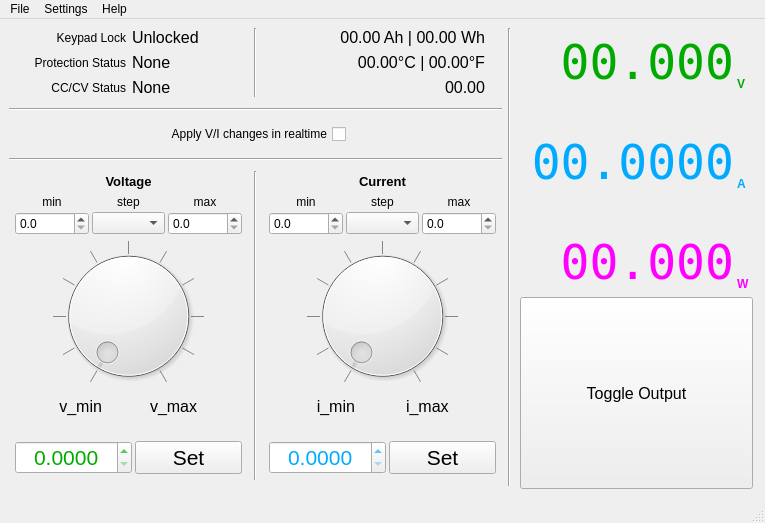
<?xml version="1.0" encoding="UTF-8"?>
<ui version="4.0">
 <class>MainWindow</class>
 <widget class="QMainWindow" name="MainWindow">
  <property name="geometry">
   <rect>
    <x>0</x>
    <y>0</y>
    <width>765</width>
    <height>523</height>
   </rect>
  </property>
  <property name="windowTitle">
   <string>RidenGUI</string>
  </property>
  <property name="windowIcon">
   <iconset theme="riden">
    <normaloff>../../../../../../opt/Batt-tools/RidenGUI/ridengui</normaloff>../../../../../../opt/Batt-tools/RidenGUI/ridengui</iconset>
  </property>
  <widget class="QWidget" name="centralwidget">
   <layout class="QGridLayout" name="gridLayout_3">
    <item row="0" column="1">
     <widget class="Line" name="line_3">
      <property name="orientation">
       <enum>Qt::Vertical</enum>
      </property>
     </widget>
    </item>
    <item row="3" column="0" colspan="3">
     <widget class="Line" name="line_6">
      <property name="minimumSize">
       <size>
        <width>0</width>
        <height>12</height>
       </size>
      </property>
      <property name="orientation">
       <enum>Qt::Horizontal</enum>
      </property>
     </widget>
    </item>
    <item row="1" column="0" colspan="3">
     <widget class="Line" name="line">
      <property name="minimumSize">
       <size>
        <width>0</width>
        <height>12</height>
       </size>
      </property>
      <property name="orientation">
       <enum>Qt::Horizontal</enum>
      </property>
     </widget>
    </item>
    <item row="4" column="1">
     <widget class="Line" name="line_5">
      <property name="orientation">
       <enum>Qt::Vertical</enum>
      </property>
     </widget>
    </item>
    <item row="0" column="4" rowspan="7">
     <layout class="QVBoxLayout" name="verticalLayout_3">
      <property name="spacing">
       <number>3</number>
      </property>
      <property name="leftMargin">
       <number>3</number>
      </property>
      <property name="topMargin">
       <number>3</number>
      </property>
      <property name="rightMargin">
       <number>3</number>
      </property>
      <property name="bottomMargin">
       <number>3</number>
      </property>
      <item>
       <layout class="QGridLayout" name="Main_Display">
        <property name="leftMargin">
         <number>3</number>
        </property>
        <property name="topMargin">
         <number>3</number>
        </property>
        <property name="rightMargin">
         <number>3</number>
        </property>
        <property name="bottomMargin">
         <number>3</number>
        </property>
        <property name="spacing">
         <number>3</number>
        </property>
        <item row="2" column="0">
         <widget class="QLabel" name="OutputC">
          <property name="font">
           <font>
            <family>DejaVu Sans Mono</family>
            <pointsize>36</pointsize>
           </font>
          </property>
          <property name="styleSheet">
           <string notr="true">color: rgb(0, 170, 255);</string>
          </property>
          <property name="text">
           <string>00.0000</string>
          </property>
          <property name="scaledContents">
           <bool>false</bool>
          </property>
          <property name="alignment">
           <set>Qt::AlignBottom|Qt::AlignRight|Qt::AlignTrailing</set>
          </property>
         </widget>
        </item>
        <item row="0" column="0">
         <widget class="QLabel" name="OutputV">
          <property name="sizePolicy">
           <sizepolicy hsizetype="Preferred" vsizetype="Preferred">
            <horstretch>1</horstretch>
            <verstretch>1</verstretch>
           </sizepolicy>
          </property>
          <property name="font">
           <font>
            <family>DejaVu Sans Mono</family>
            <pointsize>36</pointsize>
           </font>
          </property>
          <property name="autoFillBackground">
           <bool>false</bool>
          </property>
          <property name="styleSheet">
           <string notr="true">color: rgb(0, 170, 0);</string>
          </property>
          <property name="text">
           <string>00.000</string>
          </property>
          <property name="scaledContents">
           <bool>false</bool>
          </property>
          <property name="alignment">
           <set>Qt::AlignBottom|Qt::AlignRight|Qt::AlignTrailing</set>
          </property>
         </widget>
        </item>
        <item row="0" column="1">
         <widget class="QLabel" name="OutputV_Label">
          <property name="font">
           <font>
            <weight>75</weight>
            <bold>true</bold>
           </font>
          </property>
          <property name="styleSheet">
           <string notr="true">color: rgb(0, 170, 0);</string>
          </property>
          <property name="text">
           <string>V</string>
          </property>
          <property name="alignment">
           <set>Qt::AlignBottom|Qt::AlignLeading|Qt::AlignLeft</set>
          </property>
          <property name="margin">
           <number>5</number>
          </property>
         </widget>
        </item>
        <item row="2" column="1">
         <widget class="QLabel" name="OutputC_Label">
          <property name="font">
           <font>
            <weight>75</weight>
            <bold>true</bold>
           </font>
          </property>
          <property name="styleSheet">
           <string notr="true">color: rgb(0, 170, 255);</string>
          </property>
          <property name="text">
           <string>A</string>
          </property>
          <property name="alignment">
           <set>Qt::AlignBottom|Qt::AlignLeading|Qt::AlignLeft</set>
          </property>
          <property name="margin">
           <number>5</number>
          </property>
         </widget>
        </item>
        <item row="3" column="0" colspan="2">
         <spacer name="verticalSpacer_2">
          <property name="orientation">
           <enum>Qt::Vertical</enum>
          </property>
          <property name="sizeHint" stdset="0">
           <size>
            <width>20</width>
            <height>40</height>
           </size>
          </property>
         </spacer>
        </item>
        <item row="1" column="0" colspan="2">
         <spacer name="verticalSpacer">
          <property name="orientation">
           <enum>Qt::Vertical</enum>
          </property>
          <property name="sizeType">
           <enum>QSizePolicy::Expanding</enum>
          </property>
          <property name="sizeHint" stdset="0">
           <size>
            <width>20</width>
            <height>40</height>
           </size>
          </property>
         </spacer>
        </item>
        <item row="4" column="0" rowspan="2">
         <widget class="QLabel" name="OutputP">
          <property name="font">
           <font>
            <family>DejaVu Sans Mono</family>
            <pointsize>36</pointsize>
           </font>
          </property>
          <property name="styleSheet">
           <string notr="true">color: rgb(255, 0, 255);</string>
          </property>
          <property name="text">
           <string>00.000</string>
          </property>
          <property name="scaledContents">
           <bool>false</bool>
          </property>
          <property name="alignment">
           <set>Qt::AlignBottom|Qt::AlignRight|Qt::AlignTrailing</set>
          </property>
         </widget>
        </item>
        <item row="4" column="1" rowspan="2">
         <widget class="QLabel" name="OutputP_Label">
          <property name="font">
           <font>
            <weight>75</weight>
            <bold>true</bold>
           </font>
          </property>
          <property name="styleSheet">
           <string notr="true">color: rgb(255, 0, 255);</string>
          </property>
          <property name="text">
           <string>W</string>
          </property>
          <property name="alignment">
           <set>Qt::AlignBottom|Qt::AlignLeading|Qt::AlignLeft</set>
          </property>
          <property name="margin">
           <number>5</number>
          </property>
          <property name="indent">
           <number>-1</number>
          </property>
         </widget>
        </item>
       </layout>
      </item>
      <item>
       <widget class="QPushButton" name="OutputS_Button">
        <property name="sizePolicy">
         <sizepolicy hsizetype="MinimumExpanding" vsizetype="Expanding">
          <horstretch>0</horstretch>
          <verstretch>0</verstretch>
         </sizepolicy>
        </property>
        <property name="minimumSize">
         <size>
          <width>0</width>
          <height>100</height>
         </size>
        </property>
        <property name="font">
         <font>
          <pointsize>12</pointsize>
         </font>
        </property>
        <property name="text">
         <string>Toggle Output</string>
        </property>
        <property name="checkable">
         <bool>true</bool>
        </property>
       </widget>
      </item>
     </layout>
    </item>
    <item row="2" column="0" colspan="3">
     <layout class="QGridLayout" name="gridLayout_2">
      <property name="leftMargin">
       <number>3</number>
      </property>
      <property name="topMargin">
       <number>3</number>
      </property>
      <property name="rightMargin">
       <number>3</number>
      </property>
      <property name="bottomMargin">
       <number>3</number>
      </property>
      <property name="spacing">
       <number>3</number>
      </property>
      <item row="0" column="1">
       <widget class="QCheckBox" name="Live_Box">
        <property name="enabled">
         <bool>true</bool>
        </property>
        <property name="layoutDirection">
         <enum>Qt::RightToLeft</enum>
        </property>
        <property name="text">
         <string>Apply V/I changes in realtime</string>
        </property>
       </widget>
      </item>
      <item row="0" column="2">
       <spacer name="horizontalSpacer_2">
        <property name="orientation">
         <enum>Qt::Horizontal</enum>
        </property>
        <property name="sizeHint" stdset="0">
         <size>
          <width>40</width>
          <height>20</height>
         </size>
        </property>
       </spacer>
      </item>
      <item row="0" column="0">
       <spacer name="horizontalSpacer">
        <property name="orientation">
         <enum>Qt::Horizontal</enum>
        </property>
        <property name="sizeHint" stdset="0">
         <size>
          <width>40</width>
          <height>20</height>
         </size>
        </property>
       </spacer>
      </item>
     </layout>
    </item>
    <item row="0" column="0">
     <layout class="QGridLayout" name="State_Textual">
      <item row="1" column="1">
       <widget class="QLabel" name="Protection">
        <property name="font">
         <font>
          <pointsize>12</pointsize>
         </font>
        </property>
        <property name="text">
         <string>None</string>
        </property>
        <property name="alignment">
         <set>Qt::AlignLeading|Qt::AlignLeft|Qt::AlignVCenter</set>
        </property>
       </widget>
      </item>
      <item row="0" column="1">
       <widget class="QLabel" name="Keypad">
        <property name="font">
         <font>
          <pointsize>12</pointsize>
         </font>
        </property>
        <property name="text">
         <string extracomment="Keypad automatically locks when serial is connected">Unlocked</string>
        </property>
        <property name="alignment">
         <set>Qt::AlignLeading|Qt::AlignLeft|Qt::AlignVCenter</set>
        </property>
       </widget>
      </item>
      <item row="0" column="0">
       <widget class="QLabel" name="Keypad_Label">
        <property name="font">
         <font>
          <weight>50</weight>
          <bold>false</bold>
         </font>
        </property>
        <property name="text">
         <string extracomment="Keypad automatically locks when serial is connected">Keypad Lock</string>
        </property>
        <property name="alignment">
         <set>Qt::AlignRight|Qt::AlignTrailing|Qt::AlignVCenter</set>
        </property>
       </widget>
      </item>
      <item row="2" column="0">
       <widget class="QLabel" name="Constant_Label">
        <property name="font">
         <font>
          <weight>50</weight>
          <bold>false</bold>
         </font>
        </property>
        <property name="text">
         <string>CC/CV Status</string>
        </property>
        <property name="alignment">
         <set>Qt::AlignRight|Qt::AlignTrailing|Qt::AlignVCenter</set>
        </property>
       </widget>
      </item>
      <item row="2" column="1">
       <widget class="QLabel" name="CCCV">
        <property name="font">
         <font>
          <pointsize>12</pointsize>
         </font>
        </property>
        <property name="text">
         <string>None</string>
        </property>
        <property name="alignment">
         <set>Qt::AlignLeading|Qt::AlignLeft|Qt::AlignVCenter</set>
        </property>
       </widget>
      </item>
      <item row="1" column="0">
       <widget class="QLabel" name="Protection_Label">
        <property name="font">
         <font>
          <weight>50</weight>
          <bold>false</bold>
         </font>
        </property>
        <property name="text">
         <string>Protection Status</string>
        </property>
        <property name="alignment">
         <set>Qt::AlignRight|Qt::AlignTrailing|Qt::AlignVCenter</set>
        </property>
       </widget>
      </item>
     </layout>
    </item>
    <item row="0" column="2">
     <layout class="QGridLayout" name="State_Numeric">
      <property name="rightMargin">
       <number>17</number>
      </property>
      <item row="2" column="0">
       <widget class="QLabel" name="InputV">
        <property name="font">
         <font>
          <pointsize>12</pointsize>
         </font>
        </property>
        <property name="text">
         <string>00.00</string>
        </property>
        <property name="alignment">
         <set>Qt::AlignRight|Qt::AlignTrailing|Qt::AlignVCenter</set>
        </property>
       </widget>
      </item>
      <item row="1" column="0">
       <widget class="QLabel" name="Temp">
        <property name="font">
         <font>
          <pointsize>12</pointsize>
         </font>
        </property>
        <property name="text">
         <string>00.00°C | 00.00°F</string>
        </property>
        <property name="alignment">
         <set>Qt::AlignRight|Qt::AlignTrailing|Qt::AlignVCenter</set>
        </property>
       </widget>
      </item>
      <item row="0" column="0">
       <widget class="QLabel" name="Energy">
        <property name="font">
         <font>
          <pointsize>12</pointsize>
         </font>
        </property>
        <property name="text">
         <string>00.00 Ah | 00.00 Wh</string>
        </property>
        <property name="alignment">
         <set>Qt::AlignRight|Qt::AlignTrailing|Qt::AlignVCenter</set>
        </property>
       </widget>
      </item>
     </layout>
    </item>
    <item row="4" column="0">
     <layout class="QVBoxLayout" name="verticalLayout">
      <property name="spacing">
       <number>3</number>
      </property>
      <property name="leftMargin">
       <number>3</number>
      </property>
      <property name="topMargin">
       <number>3</number>
      </property>
      <property name="rightMargin">
       <number>3</number>
      </property>
      <property name="bottomMargin">
       <number>3</number>
      </property>
      <item>
       <widget class="QLabel" name="V_Set_Label">
        <property name="font">
         <font>
          <pointsize>10</pointsize>
          <weight>75</weight>
          <bold>true</bold>
         </font>
        </property>
        <property name="text">
         <string>Voltage</string>
        </property>
        <property name="alignment">
         <set>Qt::AlignCenter</set>
        </property>
        <property name="indent">
         <number>-1</number>
        </property>
        <property name="buddy">
         <cstring>V_Set_Dial</cstring>
        </property>
       </widget>
      </item>
      <item>
       <layout class="QGridLayout" name="gridLayout">
        <property name="leftMargin">
         <number>3</number>
        </property>
        <property name="topMargin">
         <number>3</number>
        </property>
        <property name="rightMargin">
         <number>3</number>
        </property>
        <property name="bottomMargin">
         <number>3</number>
        </property>
        <property name="horizontalSpacing">
         <number>3</number>
        </property>
        <item row="1" column="1">
         <widget class="QComboBox" name="v_step_box">
          <property name="sizePolicy">
           <sizepolicy hsizetype="Minimum" vsizetype="Fixed">
            <horstretch>0</horstretch>
            <verstretch>0</verstretch>
           </sizepolicy>
          </property>
          <property name="editable">
           <bool>false</bool>
          </property>
          <property name="currentText">
           <string/>
          </property>
         </widget>
        </item>
        <item row="0" column="0">
         <widget class="QLabel" name="v_min_lab_2">
          <property name="font">
           <font>
            <weight>50</weight>
            <bold>false</bold>
           </font>
          </property>
          <property name="text">
           <string>min</string>
          </property>
          <property name="alignment">
           <set>Qt::AlignBottom|Qt::AlignHCenter</set>
          </property>
         </widget>
        </item>
        <item row="0" column="1">
         <widget class="QLabel" name="v_max_lab_3">
          <property name="font">
           <font>
            <weight>50</weight>
            <bold>false</bold>
           </font>
          </property>
          <property name="text">
           <string>step</string>
          </property>
          <property name="alignment">
           <set>Qt::AlignBottom|Qt::AlignHCenter</set>
          </property>
         </widget>
        </item>
        <item row="0" column="2">
         <widget class="QLabel" name="v_max_lab_2">
          <property name="font">
           <font>
            <weight>50</weight>
            <bold>false</bold>
           </font>
          </property>
          <property name="text">
           <string>max</string>
          </property>
          <property name="alignment">
           <set>Qt::AlignBottom|Qt::AlignHCenter</set>
          </property>
         </widget>
        </item>
        <item row="1" column="0">
         <widget class="QDoubleSpinBox" name="v_min_box">
          <property name="decimals">
           <number>1</number>
          </property>
          <property name="maximum">
           <double>62.000000000000000</double>
          </property>
         </widget>
        </item>
        <item row="1" column="2">
         <widget class="QDoubleSpinBox" name="v_max_box">
          <property name="decimals">
           <number>1</number>
          </property>
          <property name="maximum">
           <double>62.000000000000000</double>
          </property>
         </widget>
        </item>
       </layout>
      </item>
      <item>
       <widget class="QDial" name="V_Set_Dial">
        <property name="sizePolicy">
         <sizepolicy hsizetype="Expanding" vsizetype="Expanding">
          <horstretch>1</horstretch>
          <verstretch>1</verstretch>
         </sizepolicy>
        </property>
        <property name="minimumSize">
         <size>
          <width>150</width>
          <height>150</height>
         </size>
        </property>
        <property name="maximum">
         <number>10000</number>
        </property>
        <property name="notchTarget">
         <double>100.000000000000000</double>
        </property>
        <property name="notchesVisible">
         <bool>true</bool>
        </property>
       </widget>
      </item>
      <item>
       <layout class="QHBoxLayout" name="horizontalLayout">
        <property name="spacing">
         <number>3</number>
        </property>
        <property name="leftMargin">
         <number>3</number>
        </property>
        <property name="topMargin">
         <number>3</number>
        </property>
        <property name="rightMargin">
         <number>3</number>
        </property>
        <property name="bottomMargin">
         <number>3</number>
        </property>
        <item>
         <spacer name="horizontalSpacer_3">
          <property name="orientation">
           <enum>Qt::Horizontal</enum>
          </property>
          <property name="sizeHint" stdset="0">
           <size>
            <width>40</width>
            <height>20</height>
           </size>
          </property>
         </spacer>
        </item>
        <item>
         <widget class="QLabel" name="v_min_lab">
          <property name="font">
           <font>
            <pointsize>12</pointsize>
           </font>
          </property>
          <property name="text">
           <string>v_min</string>
          </property>
          <property name="alignment">
           <set>Qt::AlignRight|Qt::AlignTop|Qt::AlignTrailing</set>
          </property>
         </widget>
        </item>
        <item>
         <spacer name="horizontalSpacer_4">
          <property name="orientation">
           <enum>Qt::Horizontal</enum>
          </property>
          <property name="sizeHint" stdset="0">
           <size>
            <width>40</width>
            <height>20</height>
           </size>
          </property>
         </spacer>
        </item>
        <item>
         <widget class="QLabel" name="v_max_lab">
          <property name="font">
           <font>
            <pointsize>12</pointsize>
           </font>
          </property>
          <property name="text">
           <string>v_max</string>
          </property>
          <property name="alignment">
           <set>Qt::AlignLeading|Qt::AlignLeft|Qt::AlignTop</set>
          </property>
         </widget>
        </item>
        <item>
         <spacer name="horizontalSpacer_5">
          <property name="orientation">
           <enum>Qt::Horizontal</enum>
          </property>
          <property name="sizeHint" stdset="0">
           <size>
            <width>40</width>
            <height>20</height>
           </size>
          </property>
         </spacer>
        </item>
       </layout>
      </item>
      <item>
       <spacer name="verticalSpacer_3">
        <property name="orientation">
         <enum>Qt::Vertical</enum>
        </property>
        <property name="sizeHint" stdset="0">
         <size>
          <width>20</width>
          <height>40</height>
         </size>
        </property>
       </spacer>
      </item>
      <item>
       <layout class="QHBoxLayout" name="horizontalLayout_3">
        <property name="leftMargin">
         <number>3</number>
        </property>
        <property name="topMargin">
         <number>3</number>
        </property>
        <property name="rightMargin">
         <number>3</number>
        </property>
        <property name="bottomMargin">
         <number>3</number>
        </property>
        <item>
         <widget class="QDoubleSpinBox" name="V_Set_SpinBox">
          <property name="font">
           <font>
            <pointsize>16</pointsize>
           </font>
          </property>
          <property name="styleSheet">
           <string notr="true">color: rgb(0, 170, 0);</string>
          </property>
          <property name="alignment">
           <set>Qt::AlignCenter</set>
          </property>
          <property name="decimals">
           <number>4</number>
          </property>
          <property name="maximum">
           <double>100.000000000000000</double>
          </property>
          <property name="singleStep">
           <double>0.100000000000000</double>
          </property>
         </widget>
        </item>
        <item>
         <widget class="QToolButton" name="V_Set_Button">
          <property name="sizePolicy">
           <sizepolicy hsizetype="Expanding" vsizetype="Expanding">
            <horstretch>1</horstretch>
            <verstretch>1</verstretch>
           </sizepolicy>
          </property>
          <property name="font">
           <font>
            <pointsize>16</pointsize>
           </font>
          </property>
          <property name="text">
           <string>Set</string>
          </property>
         </widget>
        </item>
       </layout>
      </item>
     </layout>
    </item>
    <item row="4" column="2">
     <layout class="QVBoxLayout" name="verticalLayout_2">
      <property name="spacing">
       <number>3</number>
      </property>
      <property name="leftMargin">
       <number>3</number>
      </property>
      <property name="topMargin">
       <number>3</number>
      </property>
      <property name="rightMargin">
       <number>3</number>
      </property>
      <property name="bottomMargin">
       <number>3</number>
      </property>
      <item>
       <widget class="QLabel" name="I_Set_Label">
        <property name="font">
         <font>
          <pointsize>10</pointsize>
          <weight>75</weight>
          <bold>true</bold>
         </font>
        </property>
        <property name="text">
         <string>Current</string>
        </property>
        <property name="alignment">
         <set>Qt::AlignCenter</set>
        </property>
        <property name="buddy">
         <cstring>I_Set_Dial</cstring>
        </property>
       </widget>
      </item>
      <item>
       <layout class="QGridLayout" name="gridLayout_4">
        <property name="leftMargin">
         <number>3</number>
        </property>
        <property name="topMargin">
         <number>3</number>
        </property>
        <property name="rightMargin">
         <number>3</number>
        </property>
        <property name="bottomMargin">
         <number>3</number>
        </property>
        <property name="horizontalSpacing">
         <number>3</number>
        </property>
        <item row="1" column="1">
         <widget class="QComboBox" name="i_step_box">
          <property name="sizePolicy">
           <sizepolicy hsizetype="Minimum" vsizetype="Fixed">
            <horstretch>0</horstretch>
            <verstretch>0</verstretch>
           </sizepolicy>
          </property>
          <property name="editable">
           <bool>false</bool>
          </property>
          <property name="currentText">
           <string/>
          </property>
         </widget>
        </item>
        <item row="0" column="2">
         <widget class="QLabel" name="v_max_lab_4">
          <property name="font">
           <font>
            <weight>50</weight>
            <bold>false</bold>
           </font>
          </property>
          <property name="text">
           <string>max</string>
          </property>
          <property name="alignment">
           <set>Qt::AlignBottom|Qt::AlignHCenter</set>
          </property>
         </widget>
        </item>
        <item row="0" column="1">
         <widget class="QLabel" name="v_max_lab_5">
          <property name="font">
           <font>
            <weight>50</weight>
            <bold>false</bold>
           </font>
          </property>
          <property name="text">
           <string>step</string>
          </property>
          <property name="alignment">
           <set>Qt::AlignBottom|Qt::AlignHCenter</set>
          </property>
         </widget>
        </item>
        <item row="0" column="0">
         <widget class="QLabel" name="v_min_lab_3">
          <property name="font">
           <font>
            <weight>50</weight>
            <bold>false</bold>
           </font>
          </property>
          <property name="text">
           <string>min</string>
          </property>
          <property name="alignment">
           <set>Qt::AlignBottom|Qt::AlignHCenter</set>
          </property>
         </widget>
        </item>
        <item row="1" column="2">
         <widget class="QDoubleSpinBox" name="i_max_box">
          <property name="decimals">
           <number>1</number>
          </property>
          <property name="maximum">
           <double>19.000000000000000</double>
          </property>
         </widget>
        </item>
        <item row="1" column="0">
         <widget class="QDoubleSpinBox" name="i_min_box">
          <property name="decimals">
           <number>1</number>
          </property>
         </widget>
        </item>
       </layout>
      </item>
      <item>
       <widget class="QDial" name="I_Set_Dial">
        <property name="sizePolicy">
         <sizepolicy hsizetype="Expanding" vsizetype="Expanding">
          <horstretch>1</horstretch>
          <verstretch>1</verstretch>
         </sizepolicy>
        </property>
        <property name="minimumSize">
         <size>
          <width>150</width>
          <height>150</height>
         </size>
        </property>
        <property name="maximum">
         <number>10000</number>
        </property>
        <property name="notchTarget">
         <double>100.000000000000000</double>
        </property>
        <property name="notchesVisible">
         <bool>true</bool>
        </property>
       </widget>
      </item>
      <item>
       <layout class="QHBoxLayout" name="horizontalLayout_2">
        <property name="spacing">
         <number>3</number>
        </property>
        <property name="leftMargin">
         <number>3</number>
        </property>
        <property name="topMargin">
         <number>3</number>
        </property>
        <property name="rightMargin">
         <number>3</number>
        </property>
        <property name="bottomMargin">
         <number>3</number>
        </property>
        <item>
         <spacer name="horizontalSpacer_6">
          <property name="orientation">
           <enum>Qt::Horizontal</enum>
          </property>
          <property name="sizeHint" stdset="0">
           <size>
            <width>40</width>
            <height>20</height>
           </size>
          </property>
         </spacer>
        </item>
        <item alignment="Qt::AlignVCenter">
         <widget class="QLabel" name="i_min_lab">
          <property name="font">
           <font>
            <pointsize>12</pointsize>
           </font>
          </property>
          <property name="text">
           <string>i_min</string>
          </property>
          <property name="alignment">
           <set>Qt::AlignRight|Qt::AlignTop|Qt::AlignTrailing</set>
          </property>
         </widget>
        </item>
        <item>
         <spacer name="horizontalSpacer_7">
          <property name="orientation">
           <enum>Qt::Horizontal</enum>
          </property>
          <property name="sizeHint" stdset="0">
           <size>
            <width>40</width>
            <height>20</height>
           </size>
          </property>
         </spacer>
        </item>
        <item>
         <widget class="QLabel" name="i_max_lab">
          <property name="font">
           <font>
            <pointsize>12</pointsize>
           </font>
          </property>
          <property name="text">
           <string>i_max</string>
          </property>
          <property name="alignment">
           <set>Qt::AlignLeading|Qt::AlignLeft|Qt::AlignTop</set>
          </property>
         </widget>
        </item>
        <item>
         <spacer name="horizontalSpacer_8">
          <property name="orientation">
           <enum>Qt::Horizontal</enum>
          </property>
          <property name="sizeHint" stdset="0">
           <size>
            <width>40</width>
            <height>20</height>
           </size>
          </property>
         </spacer>
        </item>
       </layout>
      </item>
      <item>
       <spacer name="verticalSpacer_4">
        <property name="orientation">
         <enum>Qt::Vertical</enum>
        </property>
        <property name="sizeHint" stdset="0">
         <size>
          <width>20</width>
          <height>40</height>
         </size>
        </property>
       </spacer>
      </item>
      <item>
       <layout class="QHBoxLayout" name="horizontalLayout_4">
        <property name="leftMargin">
         <number>3</number>
        </property>
        <property name="topMargin">
         <number>3</number>
        </property>
        <property name="rightMargin">
         <number>3</number>
        </property>
        <property name="bottomMargin">
         <number>3</number>
        </property>
        <item>
         <widget class="QDoubleSpinBox" name="I_Set_SpinBox">
          <property name="font">
           <font>
            <pointsize>16</pointsize>
           </font>
          </property>
          <property name="styleSheet">
           <string notr="true">color: rgb(0, 170, 255);</string>
          </property>
          <property name="alignment">
           <set>Qt::AlignCenter</set>
          </property>
          <property name="decimals">
           <number>4</number>
          </property>
          <property name="maximum">
           <double>100.000000000000000</double>
          </property>
          <property name="singleStep">
           <double>0.100000000000000</double>
          </property>
         </widget>
        </item>
        <item>
         <widget class="QToolButton" name="I_Set_Button">
          <property name="sizePolicy">
           <sizepolicy hsizetype="Expanding" vsizetype="Expanding">
            <horstretch>1</horstretch>
            <verstretch>1</verstretch>
           </sizepolicy>
          </property>
          <property name="font">
           <font>
            <pointsize>16</pointsize>
           </font>
          </property>
          <property name="text">
           <string>Set</string>
          </property>
         </widget>
        </item>
       </layout>
      </item>
     </layout>
    </item>
    <item row="0" column="3" rowspan="6">
     <widget class="Line" name="line_2">
      <property name="orientation">
       <enum>Qt::Vertical</enum>
      </property>
     </widget>
    </item>
   </layout>
  </widget>
  <widget class="QMenuBar" name="Menu_Bar">
   <property name="geometry">
    <rect>
     <x>0</x>
     <y>0</y>
     <width>765</width>
     <height>29</height>
    </rect>
   </property>
   <widget class="QMenu" name="Menu_File">
    <property name="title">
     <string>File</string>
    </property>
    <addaction name="Action_Quit"/>
   </widget>
   <widget class="QMenu" name="Menu_About">
    <property name="title">
     <string>Settings</string>
    </property>
    <addaction name="Action_Settings"/>
    <addaction name="Action_Serial"/>
   </widget>
   <widget class="QMenu" name="Menu_Help">
    <property name="title">
     <string>Help</string>
    </property>
    <addaction name="Action_About"/>
   </widget>
   <addaction name="Menu_File"/>
   <addaction name="Menu_About"/>
   <addaction name="Menu_Help"/>
  </widget>
  <widget class="QStatusBar" name="Status_Bar"/>
  <action name="Action_Quit">
   <property name="text">
    <string>Quit</string>
   </property>
  </action>
  <action name="Action_Settings">
   <property name="text">
    <string>General</string>
   </property>
  </action>
  <action name="Action_About">
   <property name="text">
    <string>About</string>
   </property>
  </action>
  <action name="Action_Serial">
   <property name="text">
    <string>Serial</string>
   </property>
  </action>
  <action name="Action_Set_VI_ranges">
   <property name="text">
    <string>Set GUI V/I limits</string>
   </property>
  </action>
 </widget>
 <tabstops>
  <tabstop>V_Set_Dial</tabstop>
  <tabstop>I_Set_Dial</tabstop>
 </tabstops>
 <resources/>
 <connections/>
</ui>
